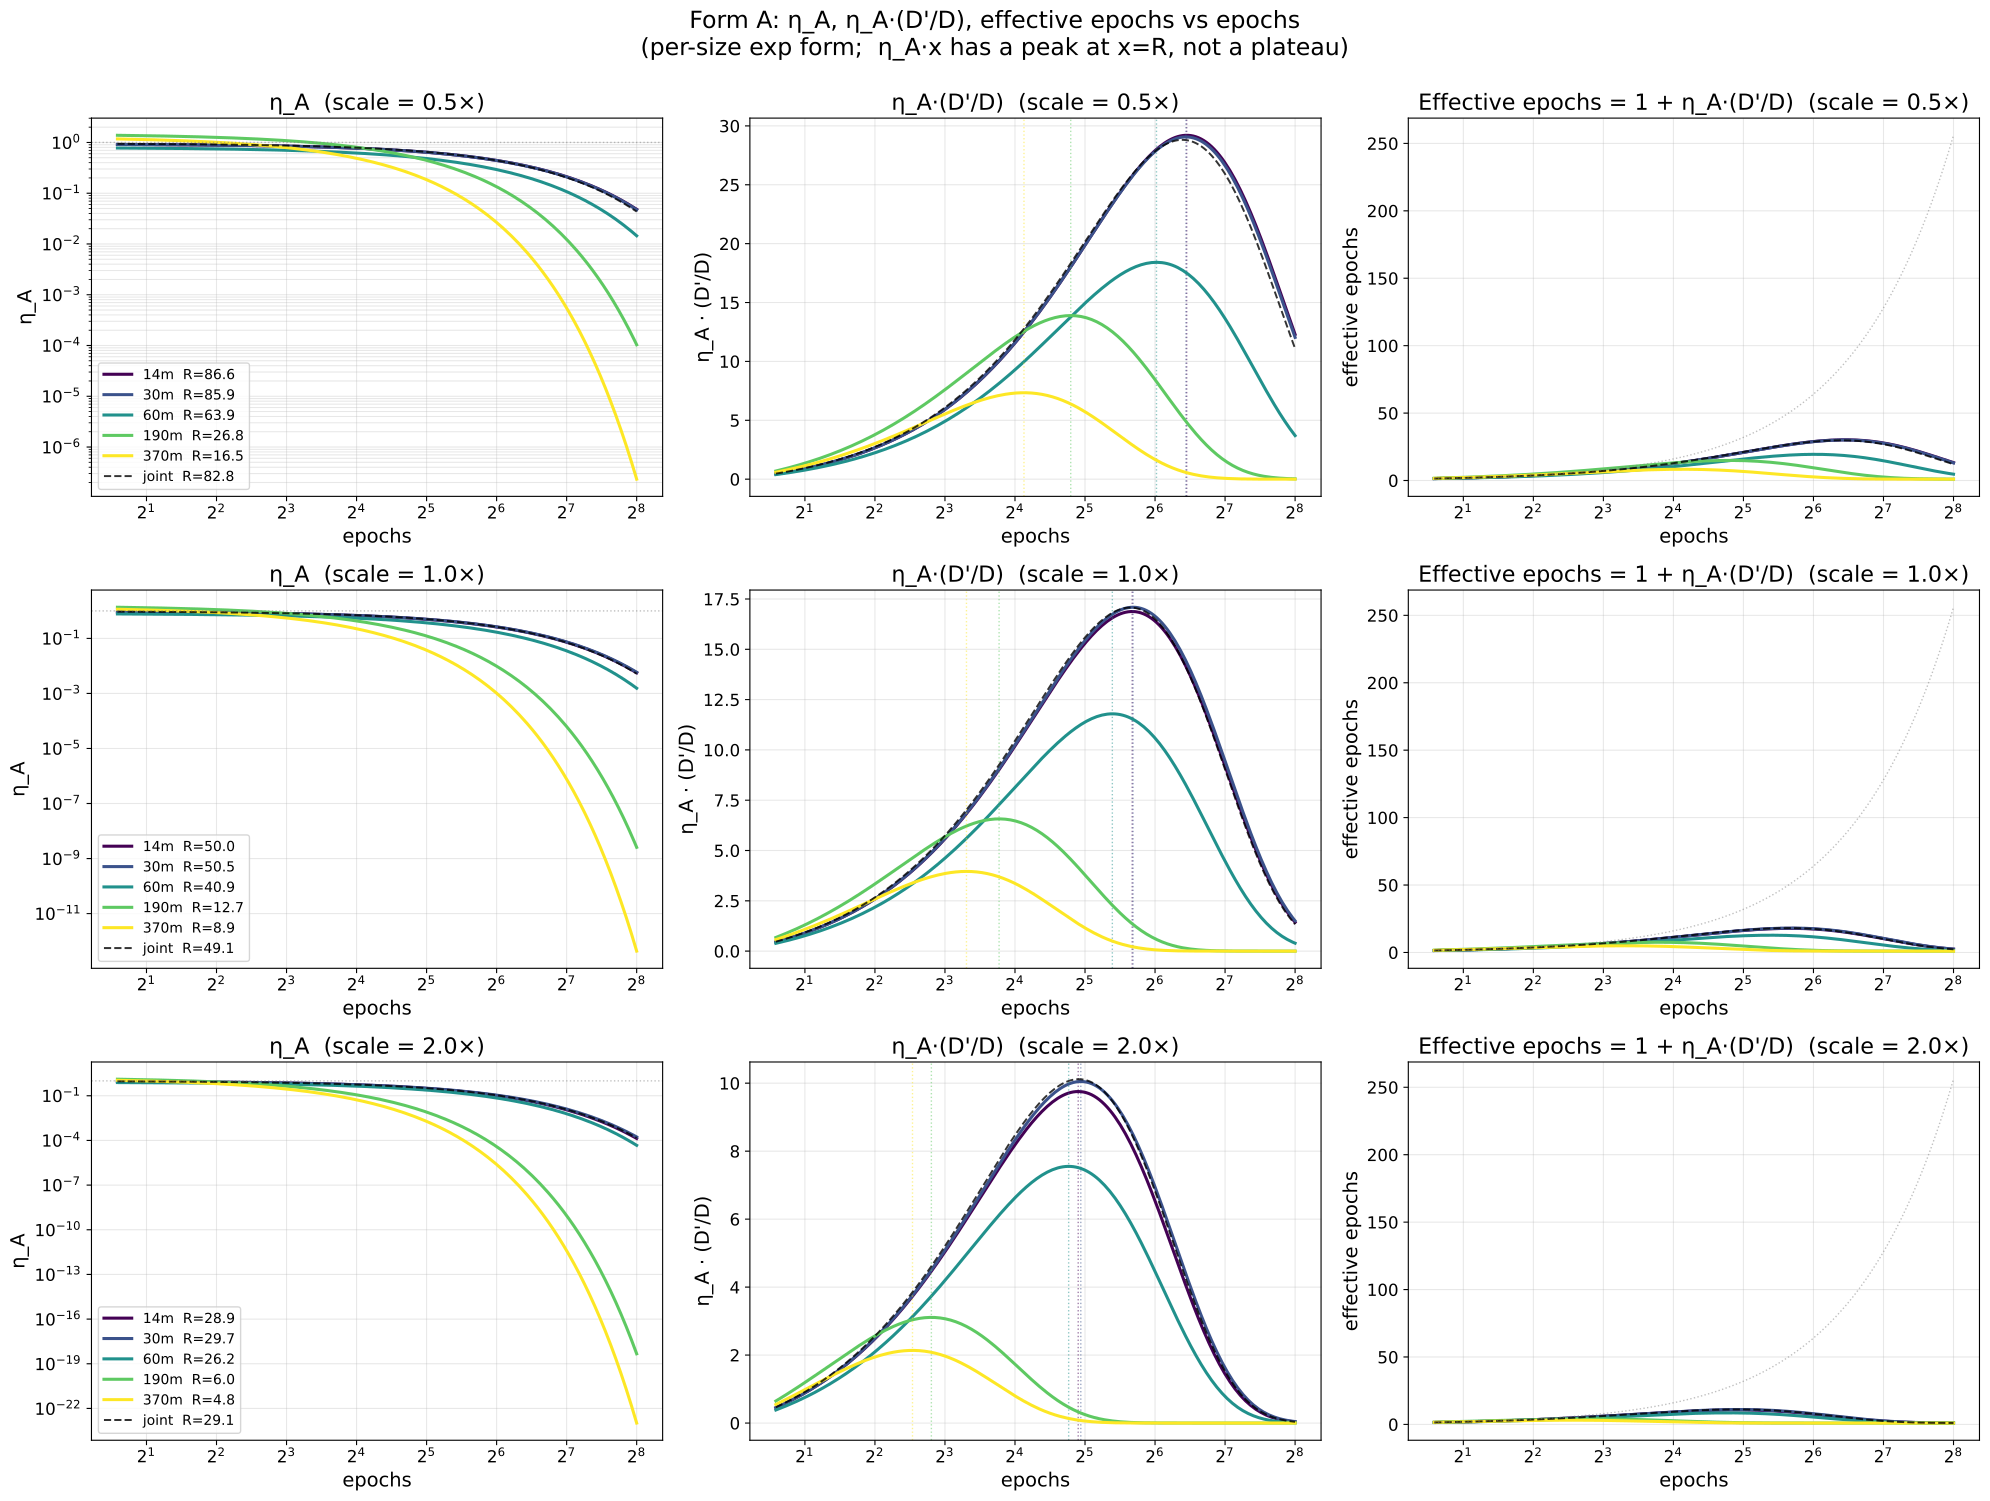

This figure's Python source:
"""
Same saturation diagnostics as plot_saturation_by_N.py (Form B), but for
Form A (the user-proposed exponential decay form).

Form A:   η_A = η_0 · exp(−(D'/D) / R)        with R = R_0 · (D/N)^ρ.

Unlike Forms B and C, Form A does NOT plateau — η_A·(D'/D) has a
maximum at x = R and then decays back to zero:

    η_A · x  =  η_0 · x · e^{−x/R}
    peak     :  x = R,  value = η_0 · R / e
    x → ∞    :  η_A · x → 0  (extra fresh-equivalent tokens vanish)

So "epochs to plateau" doesn't quite apply; the analogous quantity is
"epochs to peak benefit" = 1 + R, which decreases with N at fixed
scale (same headline as B and C).
"""

import os
import sys

import matplotlib.pyplot as plt
import numpy as np

sys.path.insert(0, os.path.dirname(__file__))
from data import SIZES, TTP_RATIO  # noqa: E402

SCRIPT_DIR = os.path.dirname(os.path.abspath(__file__))

# Per-size Form A fits — from §3.2.  η_A = η_0 · exp(−x / R),
#   R = R_0 · (D/N)^ρ.
PER_SIZE_FORM_A = {
    "14m":  dict(eta0=0.917, R0=535.0, rho=-0.791),
    "30m":  dict(eta0=0.920, R0=501.0, rho=-0.766),
    "60m":  dict(eta0=0.783, R0=281.0, rho=-0.643),
    "190m": dict(eta0=1.410, R0=322.0, rho=-1.080),
    "370m": dict(eta0=1.210, R0=128.0, rho=-0.890),
}

# Joint Form A
JOINT_FORM_A = dict(eta0=0.946, R0=471.0, rho=-0.755)

FONT_LABEL, FONT_TICK, FONT_LEGEND, FONT_TITLE = 14, 12, 11, 16


def eta_form_A(x, D_over_N, eta0, R0, rho):
    """η = η0 · exp(−x / R(D/N)),  R = R0 · (D/N)^ρ."""
    R = R0 * D_over_N ** rho
    return eta0 * np.exp(-x / R)


def peak_form_A(D_over_N, eta0, R0, rho):
    """η · x is maximized at x = R; peak value = eta0 · R / e."""
    R = R0 * D_over_N ** rho
    return R, eta0 * R / np.e


def plot(path, scales=(0.5, 1.0, 2.0)):
    sizes = list(PER_SIZE_FORM_A.keys())
    cmap = plt.cm.viridis
    cnorm = plt.Normalize(vmin=0, vmax=len(sizes) - 1)
    color_of = lambda i: cmap(cnorm(i))

    epochs = np.geomspace(1.5, 256, 200)
    x_grid = epochs - 1.0

    fig, axes = plt.subplots(len(scales), 3, figsize=(20, 5 * len(scales)),
                             squeeze=False)
    fig.suptitle("Form A: η_A, η_A·(D'/D), effective epochs vs epochs\n"
                 "(per-size exp form;  η_A·x has a peak at x=R, not a plateau)",
                 fontsize=FONT_TITLE + 1, y=1.00)

    for row, scale in enumerate(scales):
        ax_eta, ax_xtra, ax_eff = axes[row]
        ax_eta.set_title(f"η_A  (scale = {scale}×)", fontsize=FONT_TITLE)
        ax_xtra.set_title(f"η_A·(D'/D)  (scale = {scale}×)",
                          fontsize=FONT_TITLE)
        ax_eff.set_title(f"Effective epochs = 1 + η_A·(D'/D)  (scale = {scale}×)",
                         fontsize=FONT_TITLE)

        D_over_N = scale * TTP_RATIO

        for i, size in enumerate(sizes):
            par = PER_SIZE_FORM_A[size]
            eta = eta_form_A(x_grid, D_over_N, **par)
            eta_xD = eta * x_grid
            R_loc, peak = peak_form_A(D_over_N, **par)

            color = color_of(i)
            ax_eta.plot(epochs, eta, "-", color=color, linewidth=2.2,
                        label=f"{size}  R={R_loc:.1f}")
            ax_xtra.plot(epochs, eta_xD, "-", color=color, linewidth=2.2,
                         label=f"{size}  peak={peak:.1f} @ ep={1+R_loc:.0f}")
            # mark peak with a vertical dashed line at x = R
            ax_xtra.axvline(1 + R_loc, color=color, linestyle=":",
                            linewidth=1, alpha=0.5)
            ax_eff.plot(epochs, 1.0 + eta_xD, "-", color=color, linewidth=2.2,
                        label=f"{size}")

        # Joint Form A overlay (one line; same η_0, R_0, ρ for all sizes,
        # but R depends on D/N so it's the same at fixed scale)
        eta_j = eta_form_A(x_grid, D_over_N, **JOINT_FORM_A)
        R_j, peak_j = peak_form_A(D_over_N, **JOINT_FORM_A)
        ax_eta.plot(epochs, eta_j, "--", color="black", linewidth=1.4,
                    alpha=0.8, label=f"joint  R={R_j:.1f}")
        ax_xtra.plot(epochs, eta_j * x_grid, "--", color="black",
                     linewidth=1.4, alpha=0.8,
                     label=f"joint  peak={peak_j:.1f}")
        ax_eff.plot(epochs, 1.0 + eta_j * x_grid, "--", color="black",
                    linewidth=1.4, alpha=0.8, label="joint")

        for ax in (ax_eta, ax_xtra, ax_eff):
            ax.set_xscale("log", base=2)
            ax.set_xlabel("epochs", fontsize=FONT_LABEL)
            ax.tick_params(labelsize=FONT_TICK)
            ax.grid(alpha=0.3, which="both")
        ax_eta.set_yscale("log")
        ax_eta.axhline(1.0, color="gray", linestyle=":", linewidth=1, alpha=0.5)
        ax_eta.set_ylabel("η_A", fontsize=FONT_LABEL)
        ax_xtra.set_ylabel("η_A · (D'/D)", fontsize=FONT_LABEL)
        ax_eff.set_ylabel("effective epochs", fontsize=FONT_LABEL)
        ax_eff.plot(epochs, epochs, ":", color="gray", linewidth=1, alpha=0.5)
        ax_eta.legend(fontsize=FONT_LEGEND - 1, loc="lower left")

    fig.tight_layout()
    fig.savefig(path, bbox_inches="tight")
    plt.close(fig)
    print(f"Saved {path}")


def plot_R_vs_N(path, scales=(0.5, 1.0, 2.0, 4.0)):
    """Form A 'epochs to peak benefit' (=1+R) vs N at several scales."""
    sizes = list(PER_SIZE_FORM_A.keys())
    Ns = np.array([SIZES[s][0] for s in sizes])
    cmap = plt.cm.plasma
    cnorm = plt.Normalize(vmin=0, vmax=len(scales) - 1)

    fig, ax = plt.subplots(1, 1, figsize=(11, 6.5))
    for j, scale in enumerate(scales):
        D_over_N = scale * TTP_RATIO
        R_per_size = np.array([
            peak_form_A(D_over_N, **PER_SIZE_FORM_A[s])[0]
            for s in sizes
        ])
        R_joint = peak_form_A(D_over_N, **JOINT_FORM_A)[0]
        c = cmap(cnorm(j))
        ax.plot(Ns, R_per_size, "o-", color=c, linewidth=2, markersize=11,
                label=f"per-size, scale={scale}×")
        ax.axhline(R_joint, color=c, linestyle="--", linewidth=1.2,
                   alpha=0.7,
                   label=f"joint, scale={scale}×: R={R_joint:.1f}")

    for s, N in zip(sizes, Ns):
        ax.annotate(s, (N, peak_form_A(1.0 * TTP_RATIO, **PER_SIZE_FORM_A[s])[0]),
                    textcoords="offset points", xytext=(8, 4),
                    fontsize=FONT_LEGEND - 1, color="gray")

    ax.set_xscale("log")
    ax.set_yscale("log")
    ax.set_xlabel("Model parameters N", fontsize=FONT_LABEL)
    ax.set_ylabel("Form A R = $R_0 \\cdot (D/N)^{\\rho}$  (epochs-to-peak ≈ 1+R)",
                  fontsize=FONT_LABEL)
    ax.set_title("Form A scale parameter R vs N at several Chinchilla scales\n"
                 "(downward trend in N at fixed scale = larger models peak sooner)",
                 fontsize=FONT_TITLE)
    ax.tick_params(labelsize=FONT_TICK)
    ax.grid(alpha=0.3, which="both")
    ax.legend(fontsize=FONT_LEGEND - 1, loc="best", ncol=2)

    fig.tight_layout()
    fig.savefig(path, bbox_inches="tight")
    plt.close(fig)
    print(f"Saved {path}")


if __name__ == "__main__":
    plot(os.path.join(SCRIPT_DIR, "plot_saturation_by_N_formA.pdf"))
    plot_R_vs_N(os.path.join(SCRIPT_DIR, "plot_R_vs_N_formA.pdf"))
